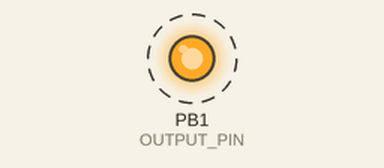
The sketch below on a simulated ATtiny85, built with avr-gcc and run on an emulated ATtiny85. Parts: output pins drawn as LEDs (lit = HIGH). Dashed ring = blinking.

Above: at 0.5 s.
Timing chart, 0 to 4.6 s (numbered marks = the images above):
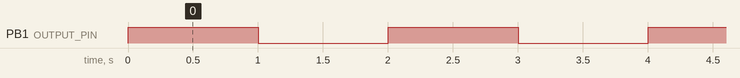

Measured:
- by itself, PB1 (OUTPUT_PIN): alternates HIGH for 1.0 s and LOW for 1.0 s

The sketch:

embedded-BlinkLed-ATtiny85.ino
```cpp
// Select Digispark(Default - 16.5mhz) board and upload below program

byte OUTPUT_PIN = 1;

// the setup routine runs once when you press reset:
void setup() {
  // initialize the digital pin as an output.
  pinMode(OUTPUT_PIN, OUTPUT);
}

// the loop routine runs over and over again forever:
void loop() {
  digitalWrite(OUTPUT_PIN, HIGH);   // turn the LED on (HIGH is the voltage level)
  delay(1000);               // wait for a second
  digitalWrite(OUTPUT_PIN, LOW);    // turn the LED off by making the voltage LOW
  delay(1000);               // wait for a second
}
```
